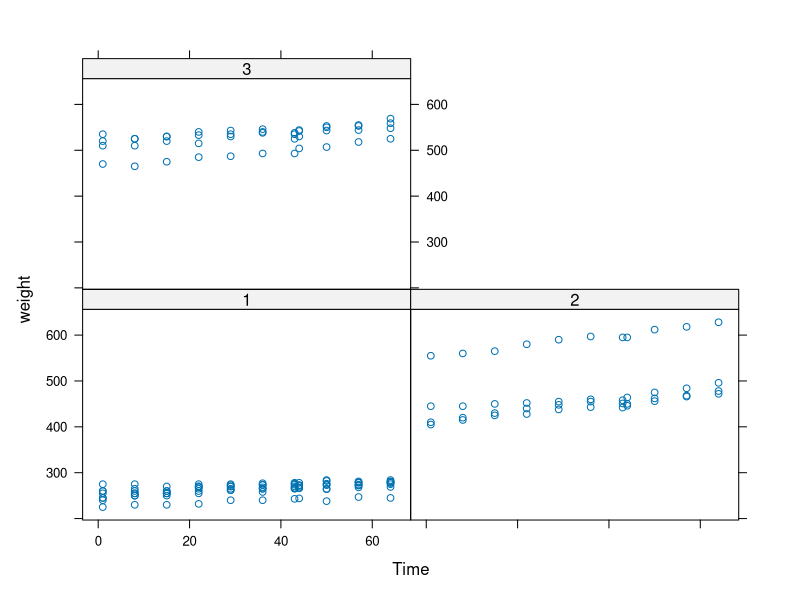
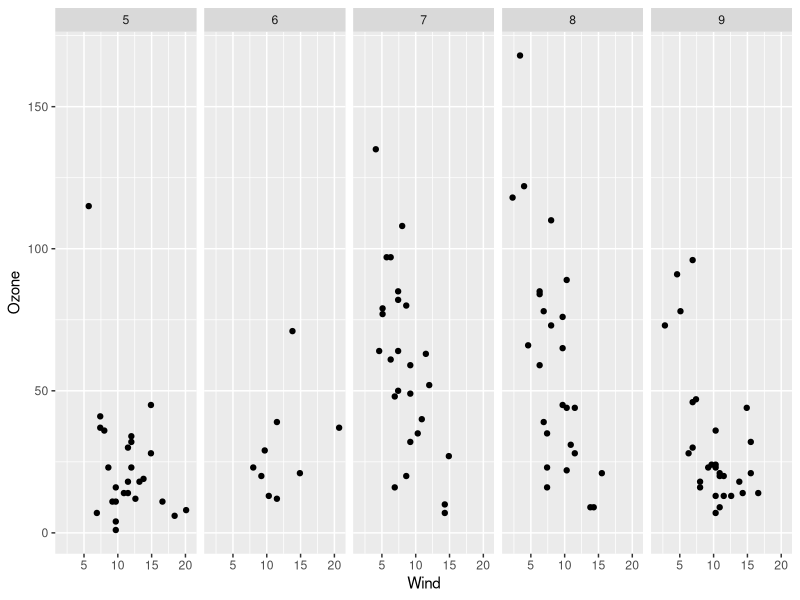

The R script that drew these images, in order:
## ---- chunk 1
library(nlme)
library(lattice)
xyplot(weight ~ Time | Diet, BodyWeight)
## ---- chunk 2

## ---- chunk 3

## ---- chunk 4
library(lattice)
library(datasets)
library(ggplot2)
data(airquality)
p <- xyplot(Ozone ~ Wind | factor(Month), data = airquality)
## ---- chunk 5

## ---- chunk 6

## ---- chunk 7

## ---- chunk 8
library(datasets)
data(airquality)
## ---- chunk 9
airquality = transform(airquality, Month = factor(Month))
qplot(Wind, Ozone, data = airquality, facets = . ~ Month)
